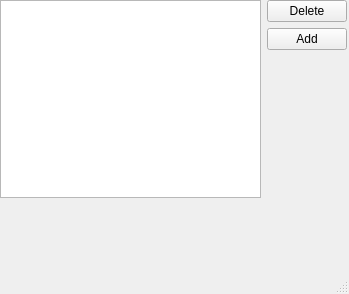
<?xml version="1.0" encoding="UTF-8"?>
<ui version="4.0">
 <class>MainWindow</class>
 <widget class="QMainWindow" name="MainWindow">
  <property name="geometry">
   <rect>
    <x>0</x>
    <y>0</y>
    <width>349</width>
    <height>294</height>
   </rect>
  </property>
  <property name="windowTitle">
   <string>MainWindow</string>
  </property>
  <widget class="QWidget" name="centralwidget">
   <widget class="QWidget" name="">
    <property name="geometry">
     <rect>
      <x>0</x>
      <y>0</y>
      <width>347</width>
      <height>238</height>
     </rect>
    </property>
    <layout class="QGridLayout" name="gridLayout">
     <item row="0" column="0">
      <widget class="QListWidget" name="taskManagerList"/>
     </item>
     <item row="0" column="1">
      <layout class="QVBoxLayout" name="verticalLayout">
       <item>
        <widget class="QPushButton" name="deleteButton">
         <property name="text">
          <string>Delete</string>
         </property>
        </widget>
       </item>
       <item>
        <widget class="QPushButton" name="addButton">
         <property name="text">
          <string>Add</string>
         </property>
        </widget>
       </item>
       <item>
        <spacer name="verticalSpacer">
         <property name="orientation">
          <enum>Qt::Orientation::Vertical</enum>
         </property>
         <property name="sizeHint" stdset="0">
          <size>
           <width>20</width>
           <height>40</height>
          </size>
         </property>
        </spacer>
       </item>
      </layout>
     </item>
     <item row="1" column="0">
      <widget class="QLabel" name="nameLabel">
       <property name="text">
        <string>&lt;No label selected&gt;</string>
       </property>
      </widget>
     </item>
     <item row="2" column="0">
      <widget class="QLabel" name="emailLabel">
       <property name="text">
        <string/>
       </property>
      </widget>
     </item>
    </layout>
   </widget>
  </widget>
  <widget class="QMenuBar" name="menubar">
   <property name="geometry">
    <rect>
     <x>0</x>
     <y>0</y>
     <width>349</width>
     <height>33</height>
    </rect>
   </property>
  </widget>
  <widget class="QStatusBar" name="statusbar"/>
 </widget>
 <resources/>
 <connections/>
</ui>
